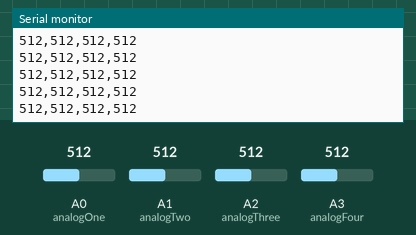
A sketch run on a simulated Arduino Uno, built with avr-gcc and run on an emulated ATmega328P. Shown: the last lines printed to the serial monitor. Inputs (shaded band) come from the test bench; at power-on: A0 (analogOne) = 512, A1 (analogTwo) = 512, A2 (analogThree) = 512, A3 (analogFour) = 512.

Above: at 1.2 s.
1.3 s: A0 (analogOne) set to 105
At 2.1 s:
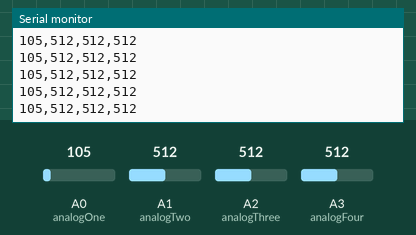
4.3 s: A0 (analogOne) set to 90
At 5.2 s:
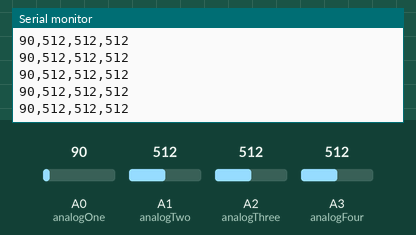
Timing chart, 0 to 7.3 s (numbered marks = the images above; inputs shaded):
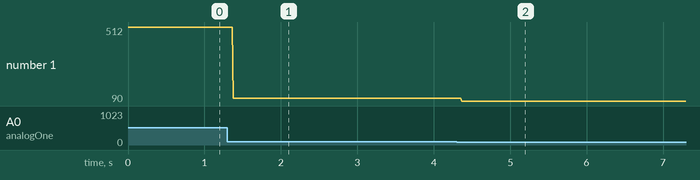

The sketch:

SFM_SerialSender.pde
```cpp
/*

 This code reads two analog inputs and one digital input
 and outputs their values via serial to be read by a processing example.
 It is an examplar of using grammar as way to keep your
 communication protocols clear.

 Processing Example is called
 AfP_Class2_Ex05_p_mouseLikeReciever

 This version was for Class 2 of the Arduino for Programmers course
 taught at CRASH Space in October, 2010. Except for the comments,
 it is taken pretty much directly from:

 http://itp.nyu.edu/physcomp/Labs/SerialDuplex

 The Circuit:
 * Pin 2: momentary button attached, pulled high externally w/ 10k Ohm resistor
   (LOW = pressed) NOTE!! The circuit for this on the example site is the
   opposite of this. How will it change the behavior of the two sketches when they
   are put together?
 * (Not Used) Pin 9: LED, anode to microcontroller
 * Analog Pin 0: Flex Sensor (optional, not in code as written)
 * Analog Pin 1: Potentiometer

 Illustration avalaible:
 http://23longacre.com/sharedFiles/code/arduino/201010_CS_ArduinoForProgrammers/

 Largely the work of Tom Igoe 2008/2009
 Updated: Carlyn Maw
 Updated On: October 23 2010

 Notes by Carlyn Maw for the Arduino for Programmers Class
 Highligted by
 //----------------------------------------------------  AfP Note!

 */

//----------------------------------------------------  AfP Note!
// NOTE: Can just set the pins b/c this code never knows what
// it's doing. If it wasn't so simple you might consider using
// the Firmata Library when you just need an Arduino-As-Zombie.

int analogOne = 0;       // analog input
int analogTwo = 1;       // analog input
int analogThree = 2;       // analog input
int analogFour = 3;      //  analog input

int sensorValue4 = 0;     // reading from the sensor
int sensorValue1 = 0;     // reading from the sensor
int sensorValue2 = 0;     // reading from the sensor
int sensorValue3 = 0;     // reading from the sensor

void setup() {
  // configure the serial connection:
  Serial.begin(9600);  // is matched in processing
}

void loop() {
  // read the sensor:
  sensorValue1 = constrain(analogRead(analogOne), 0, 1023);
  // print the results:
  Serial.print(sensorValue1, DEC);
  Serial.print(",");

  // read the sensor:
  sensorValue2 = constrain(analogRead(analogTwo), 0, 1023);
  // print the results:
  Serial.print(sensorValue2, DEC);
  Serial.print(",");

 sensorValue3 = analogRead(analogThree);
  // print the results:
  Serial.print(sensorValue3, DEC);
  Serial.print(",");

  // read the sensor:
  sensorValue4 = analogRead(analogFour);
  // print the last sensor value with a println() so that
  // each set of four readings prints on a line by itself:
  Serial.println(sensorValue4, DEC);

  //----------------------------------------------------  AfP Note!
  //NOTE: The println at the end gives us two non-numerics as
  //end of line delimeters. again, its nice for people for
  //it be someting as visual as line breaks
}
```

Measured:
- after the input at 1.3 s, the serial monitor: prints a new line after 0.08 s (image 1)
- after the input at 4.3 s, the serial monitor: prints a new line after 0.07 s (image 2)
- plotted number 1: 512 → 105 after the input at 1.3 s, 105 → 90 after the input at 4.3 s
